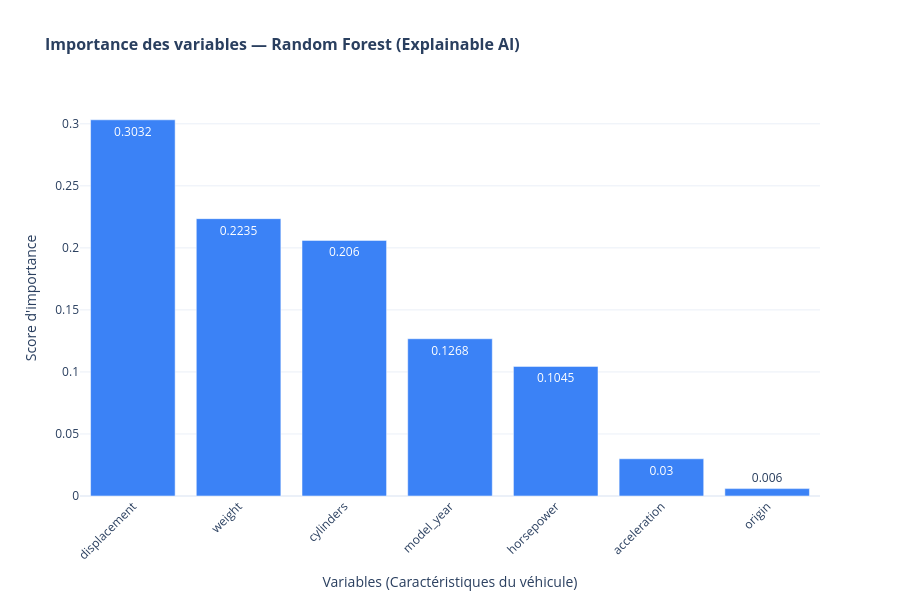

Notebook cell for this chart:
### Markdown cell above
#### Importance des variables (Feature Importance)

Le Random Forest calcule l'importance de chaque variable dans la prédiction.
Plus le score est élevé, plus la variable contribue à expliquer le MPG.
Cela nous permet de savoir **quelles caractéristiques techniques influencent
le plus la consommation de carburant**.

### Code cell
import pandas as pd
import numpy as np
import plotly.graph_objects as go
import os
from sklearn.ensemble import RandomForestRegressor

# 1. L'ANTIDOTE À L'AMNÉSIE : On recharge les données et on entraîne le modèle rapidement
df = pd.read_csv('../data/processed/cleaned_data_sample.csv')
X = df.drop(columns=['mpg', 'mpg_category'], errors='ignore')
y = df['mpg']

rf_model = RandomForestRegressor(n_estimators=100, random_state=42)
rf_model.fit(X, y)

# 2. Récupération et tri des importances (Maintenant X et rf_model existent !)
feature_names = X.columns.tolist()
importances = rf_model.feature_importances_

# Tri décroissant
indices = np.argsort(importances)[::-1]
sorted_features = [feature_names[i] for i in indices]
sorted_importances = importances[indices]

# 3. Création du graphique à barres interactif
fig = go.Figure(data=[go.Bar(
    x=sorted_features,
    y=sorted_importances,
    marker_color='#3b82f6',               
    text=np.round(sorted_importances, 4), 
    textposition='auto',                  
    hovertemplate="<b>%{x}</b><br>Importance : %{y:.4f}<extra></extra>"
)])

# 4. Mise en page globale
fig.update_layout(
    title_text="<b>Importance des variables — Random Forest (Explainable AI)</b>",
    title_font_size=16,
    xaxis_title="Variables (Caractéristiques du véhicule)",
    yaxis_title="Score d'importance",
    template="plotly_white",               
    height=600,
    xaxis_tickangle=-45                   
)

# 5. Sauvegarde en format Web Interactif (.html)
output_dir = '../data/processed'
os.makedirs(output_dir, exist_ok=True)
html_path = os.path.join(output_dir, 'feature_importance.html')
fig.write_html(html_path)

print(f"✅ Graphique interactif sauvegardé : {html_path}")

# Affichage interactif dans le Notebook
fig.show()

print("\n🏆 Top 3 variables les plus importantes :")
for i in range(3):
    print(f"  {sorted_features[i]}: {sorted_importances[i]:.4f}")

### Figure 1 — Plotly figure (JSON) as saved in the notebook; plotly's stock layout.template omitted (floating-point values rounded to 4 significant figures)
{"data": [{"hovertemplate": "<b>%{x}</b><br>Importance : %{y:.4f}<extra></extra>", "marker": {"color": "#3b82f6"}, "text": [0.3032, 0.2235, 0.206, 0.1268, 0.1045, 0.03, 0.006], "textposition": "auto", "type": "bar", "x": ["displacement", "weight", "cylinders", "model_year", "horsepower", "acceleration", "origin"], "y": [0.3032, 0.2235, 0.206, 0.1268, 0.1045, 0.03001, 0.005951]}], "layout": {"height": 600, "title": {"font": {"size": 16}, "text": "<b>Importance des variables — Random Forest (Explainable AI)</b>"}, "xaxis": {"tickangle": -45, "title": {"text": "Variables (Caractéristiques du véhicule)"}}, "yaxis": {"title": {"text": "Score d'importance"}}}}
